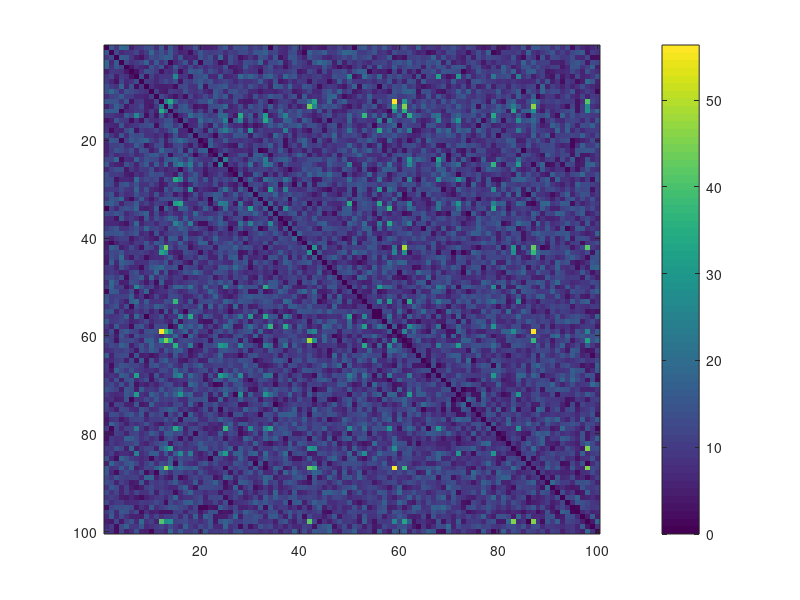

This chart was generated by the following MATLAB code: (Note: this script raises an error after producing the figure.)
clc;clear;close all
%%
A = 10*rand(100,100);
A(1:20,1:20) = 2*A(1:20,1:20);
A(21:30, 21:30) = 3*A(21:30, 21:30);
% A(21:30,21:30) = 2.5*A(21:30,21:30) ;
A = A - diag(diag(A));
A = A+A';
A_vec = squareform(A);
order_shuffled = randperm(length(A));
A = A(order_shuffled, order_shuffled);
figure;imagesc(A);colorbar;
writematrix(A,'A.csv');
save('A.mat','A');